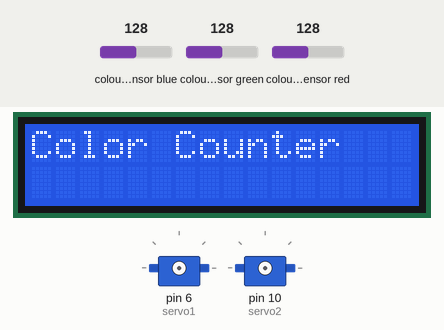
Bench run of a sketch on a simulated Arduino Uno, built with avr-gcc and run on an emulated ATmega328P. Parts: 16×2 character LCD, 2 × servo. Inputs (shaded band) come from the test bench; at power-on: colour sensor blue 128, colour sensor green 128, colour sensor red 128. What the sketch prints to the serial monitor is not drawn.

Above: at 0.1 s.

The sketch:

FINALCODE.ino
```cpp
#include <Wire.h>
#include <Adafruit_TCS34725.h>  // Include the TCS34725 library
#include <LiquidCrystal.h>      // Standard LCD library for parallel communication
#include <Servo.h>              // Include the Servo library for Servo motors

// Create objects for sensors and servo motors
Adafruit_TCS34725 tcs = Adafruit_TCS34725(TCS34725_INTEGRATIONTIME_50MS, TCS34725_GAIN_4X);  // Initialize TCS34725 sensor
Servo servo1; // Create a Servo object for the first motor
Servo servo2; // Create a Servo object for the second motor

// Baseline (calibration) values
float baselineRed = 0;
float baselineGreen = 0;
float baselineBlue = 0;

// Counters for colors
int redCounter = 0;
int greenCounter = 0;
int blueCounter = 0;
int yellowCounter = 0;

// Servo positions for each color
const int SERVO_POS_RED = 0;
const int SERVO_POS_YELLOW = 30;
const int SERVO_POS_GREEN = 60;
const int SERVO_POS_BLUE = 90;

// Last scan time
unsigned long lastScanTime = 0;
const unsigned long scanInterval = 5000; // 5 seconds

// Initialize the LCD (Adjust the pins based on your setup)
LiquidCrystal lcd(12, 11, 5, 4, 3, 2); // RS, E, D4, D5, D6, D7 (pins for parallel LCD)

void calibrateSensor() {
  float tempRed, tempGreen, tempBlue;

  Serial.println("Calibrating sensor... Ensure the environment is dark or covered.");
  delay(2000); // Give time to set up the calibration environment

  // Take multiple readings to average the baseline
  int samples = 10;
  for (int i = 0; i < samples; i++) {
    tcs.getRGB(&tempRed, &tempGreen, &tempBlue);
    baselineRed += tempRed;
    baselineGreen += tempGreen;
    baselineBlue += tempBlue;
    delay(100); // Small delay between readings
  }

  // Calculate the average baseline values
  baselineRed /= samples;
  baselineGreen /= samples;
  baselineBlue /= samples;

  Serial.print("Calibration complete. Baseline values - ");
  Serial.print("Red: "); Serial.print(baselineRed);
  Serial.print(", Green: "); Serial.print(baselineGreen);
  Serial.print(", Blue: "); Serial.println(baselineBlue);
}

void setup() {
  Serial.begin(9600);
  while (!Serial);

  // Begin the TCS34725 sensor
  if (tcs.begin()) {
    Serial.println("Found TCS34725 sensor!");
  } else {
    Serial.println("No TCS34725 sensor found. Please check wiring.");
    while (1);  // Halt if sensor is not found
  }

  // Initialize the LCD
  lcd.begin(16, 2);  // 16 columns and 2 rows LCD
  lcd.clear();
  lcd.print("Color Counter");

  delay(1000); // Wait for a second before starting measurements

  // Perform sensor calibration
  calibrateSensor();

  // Setup for Servo 1
  servo1.attach(6); // Attach servo1 to pin 6
  servo1.write(90); // Set initial position to 90 degrees
  delay(2000); // Wait 2 seconds to stabilize

  // Setup for Servo 2
  servo2.attach(10); // Attach servo2 to pin 10
  servo2.write(0); // Set initial position to the far left (red position)
  delay(1000); // Wait 1 second to stabilize
}

void loop() {
  unsigned long currentTime = millis();

  // Check if it's time to scan
  if (currentTime - lastScanTime >= scanInterval) {
    lastScanTime = currentTime; // Update the last scan time

    // Start the color reading
    float rawRed, rawGreen, rawBlue;
    tcs.getRGB(&rawRed, &rawGreen, &rawBlue);  // Get raw RGB values from the sensor

    // Adjust the raw readings by subtracting the baseline
    float red = max(0, rawRed - baselineRed);
    float green = max(0, rawGreen - baselineGreen);
    float blue = max(0, rawBlue - baselineBlue);

    // Detect significant changes and increment counters
    bool updated = false;

    if (red > 10 && green < 3 && blue < 3) {
      redCounter++;
      servo2.write(SERVO_POS_RED); // Move servo to the far left
      updated = true;
    } else if (red > 3 && green > 3) {
      yellowCounter++;
      servo2.write(SERVO_POS_YELLOW); // Move servo to the second from left
      updated = true;
    } else if (green > 10 && red < 3 && blue < 3) {
      greenCounter++;
      servo2.write(SERVO_POS_GREEN); // Move servo to the third from left
      updated = true;
    } else if (blue > 10 && green < 3 && red < 3) {
      blueCounter++;
      servo2.write(SERVO_POS_BLUE); // Move servo to the far right
      updated = true;
    }

    // Update the LCD if there was a change
    if (updated) {
      lcd.clear();
      lcd.setCursor(0, 0);  // Set cursor to the first row
      lcd.print("R: ");
      lcd.print(redCounter);
      lcd.print(" G: ");
      lcd.print(greenCounter);

      lcd.setCursor(0, 1);  // Set cursor to the second row
      lcd.print("B: ");
      lcd.print(blueCounter);
      lcd.print(" Y: ");
      lcd.print(yellowCounter);

      delay(500); // Small delay to make the LCD readable
    }

    // Print adjusted values to the serial monitor
    Serial.print("Adjusted R: "); Serial.print(red);
    Serial.print(" G: "); Serial.print(green);
    Serial.print(" B: "); Serial.println(blue);
  }
}
```
